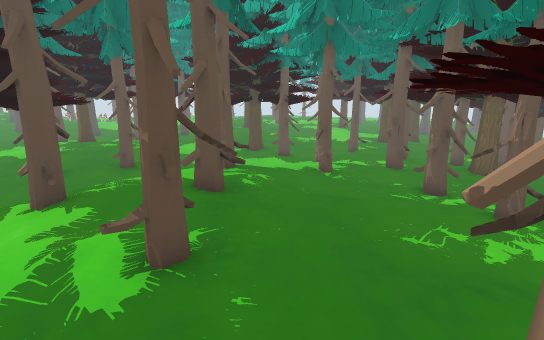
View 1 (above)

24 first-person views from a walk through a scene from a Unity 3-D project. The camera is 1.4 m above the floor, tilts 14° down and sees 80° across. The floor is counted in squares, 0.5 m on a side. Each view is taken from the middle of a square. On the plan, view 1 faces up. The plan holds only what a view shows up to about 20 squares ahead; the rest is blank. The place goes on beyond the plan.

View 2
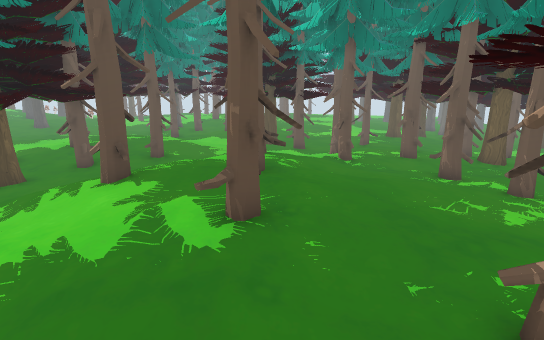

View 3
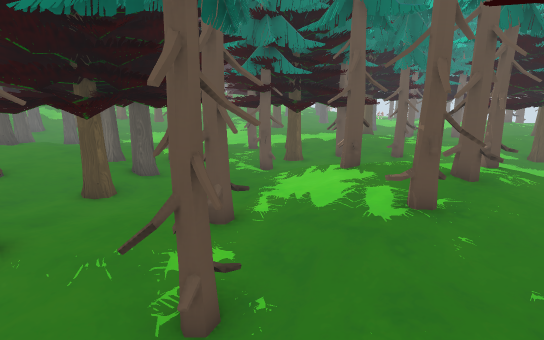

View 4
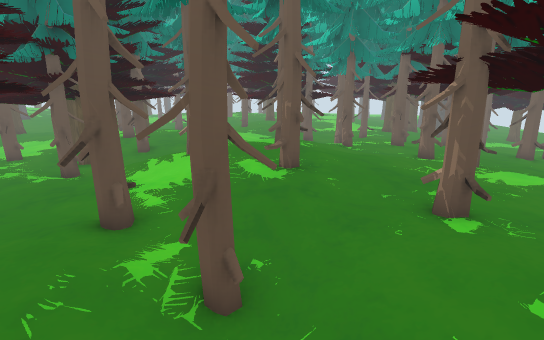

View 5
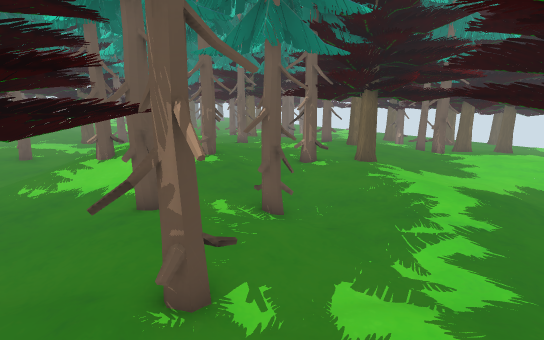

View 6
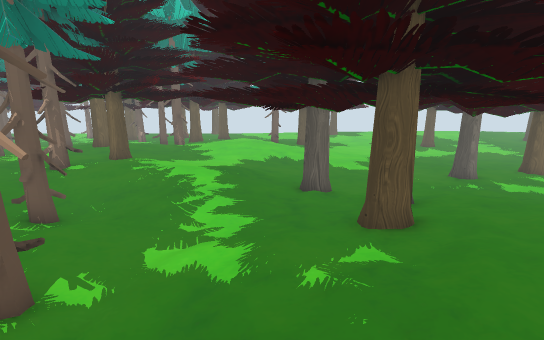

View 7
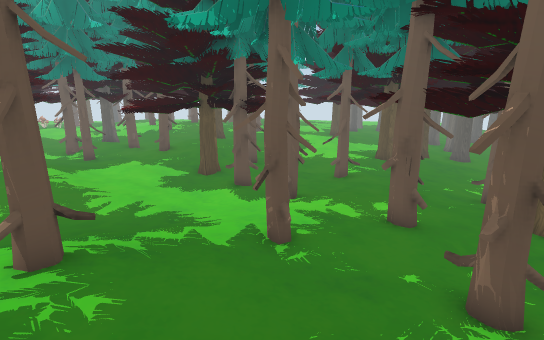

View 8
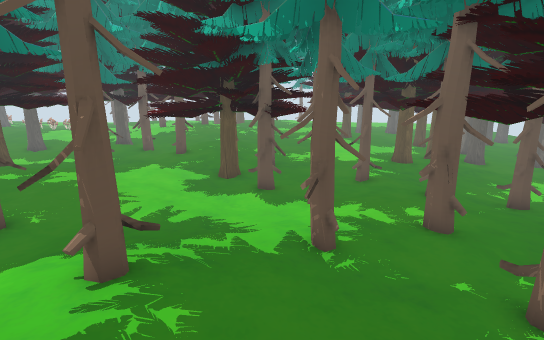

View 9
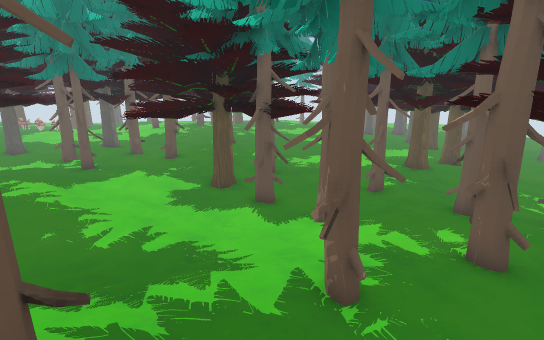

View 10
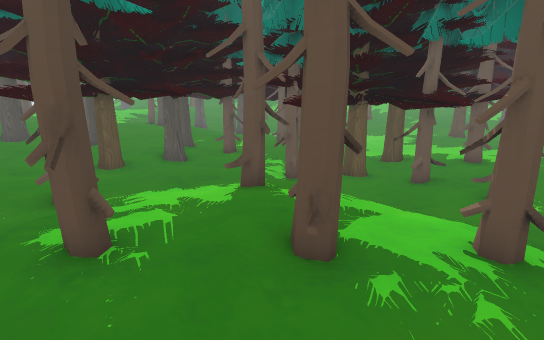

View 11
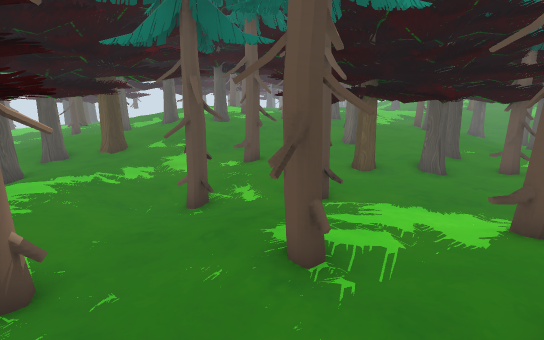

View 12
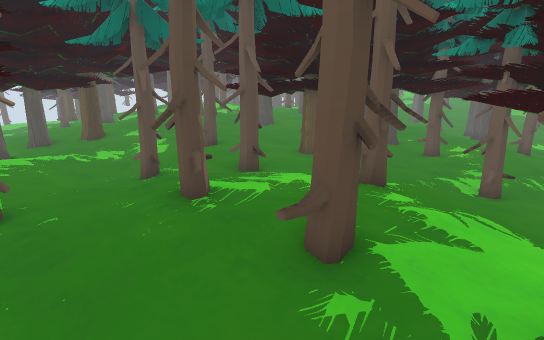

View 13
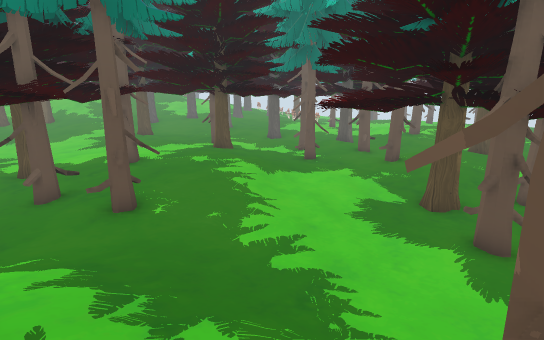

View 14
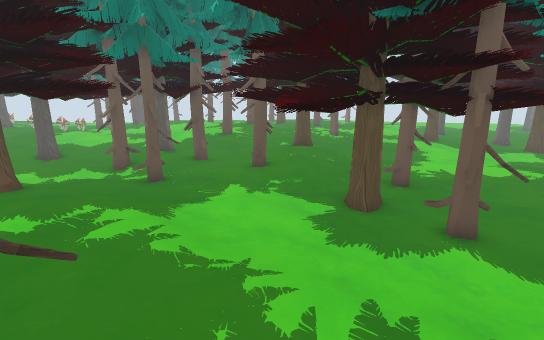

View 15
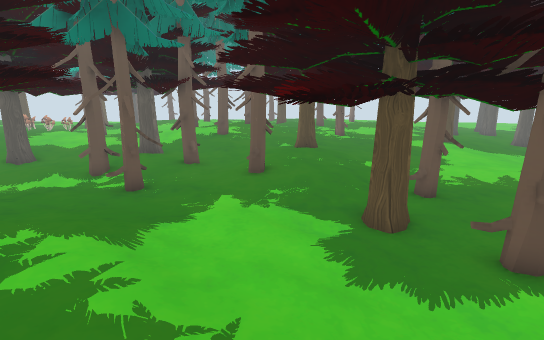

View 16
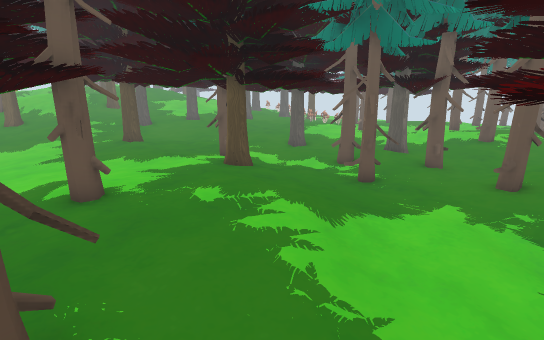

View 17
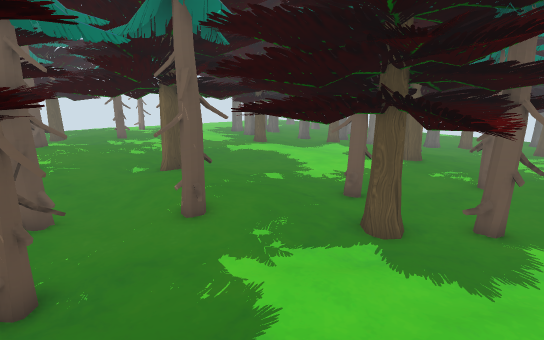

View 18
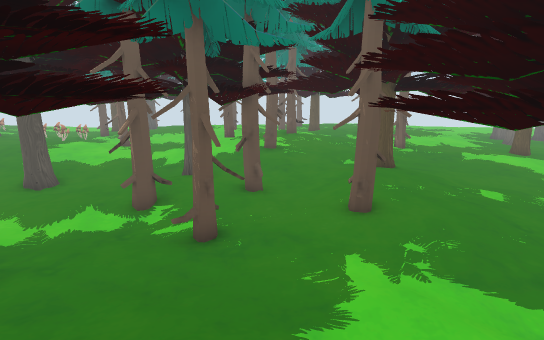

View 19
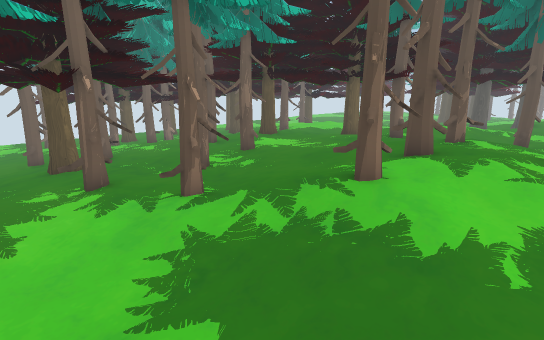

View 20
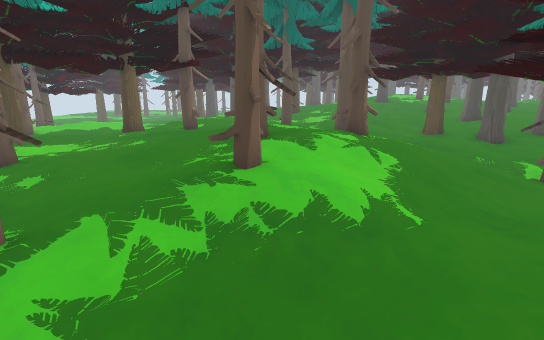

View 21
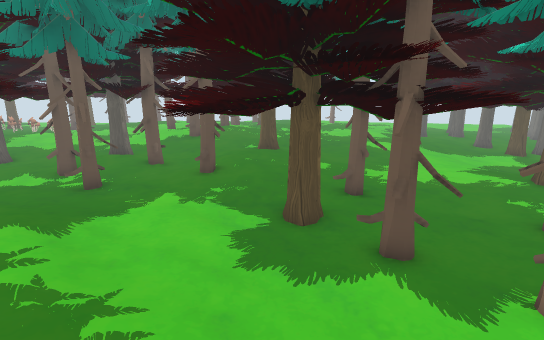

View 22
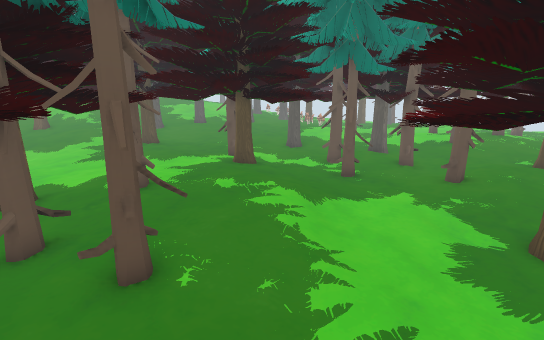

View 23
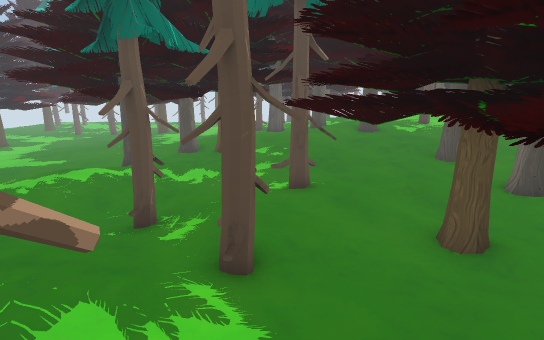

View 24
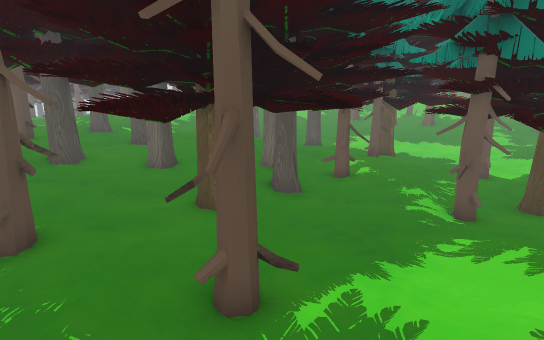

### Floor plan
Key: @ floor where view 1 was taken; . main floor; : floor 0.25 m higher than the main floor; - floor 0.25 m lower than the main floor; + floor 0.5 m higher than the main floor; * floor 0.75 m higher than the main floor; / step, stairs or slope; O other object.
Columns run from 14 left of view 1 to 8 right of it. Each row starts with its distance up from view 1.
 33     OOOO OOO
 32    ..OOOOO.OO    ...
 31 OO OOOOO OOOOOOO.....
 30  -.OOO.O..OOOO....-..
 29 OOOOOOO...OOOOO..---.
 28 OO OOOOO..OOOOO......
 27 OOOO.OO... ::O ..- OOO
 26   -O.....OO  O.... OOO
 25  -OOOOO..OOOOO.O ..OOOO
 24  O.OOOO..OOOOOOOO ..OOO
 23  OOOOO...OOOOOOOO ...OO
 22 OOOOOO . OOOOOOOO.-..OO
 21 OOOOOOO.. OOOOOOO..OO.
 20 OOOOOO :.OOOOOOOOO.OO.
 19 OOOOO :::.OOOOOOO ...O
 18 OOOOO+::::.O..O OO..OOO
 17   OO ::::::.....OO.:.O
 16 OOOOO ::::........: O.O
 15  OOOO ::O::.....:: OOOO
 14  OOOOOOOO::::::::: OOOO
 13  OOOOOOO ::::/:OOO:OOOO
 12 OOOO OO  :://+++O::::OO
 11 OOOOOOOO://+OO++:::OO O
 10 OO  OOOO:/++OO+++::OO O
  9 O OOOOOO//***O++++::O:
  8 OOOOOOO /***OO*++++OO:
  7    OOOO++OO*OO*++++OOO
  6 OOO:: :++OO****++++ OOO
  5 OOOOOO:+++**O**+++ OOOO
  4 OOOOOOO:+++*OO**   OOOO
  3  OOOOOO +++**O+OOO OOOO
  2   OOOOO OO++*++OOOOOOOO
  1   OOOO OOO+++++OOOOOO O
  0    O O O ++OO+@OOOOO  O
 -1      OOOO+OOO:+OOOOOO O
 -2     OOO  ++O::+ OOOOO:O
 -3   OOOOOO ++::++++ OOO
 -4  OO   +O+:::+ OOO+ O
 -5 OOO   ++++::+OOOO+::::
 -6  O +++++++:  OOOO:::::
 -7 O  ***OO++OOOOOOO::...
 -8 O O***OOOOOOOOO  :....
 -9    O** OOOOOOOO O.....
-10    OOOO   OOOO  ......
-11          OOOOOO

Where each view was taken, in squares from view 1:
view 1: 0 up, 0 right, facing up
view 2: 1 down, 1 left, facing up
view 3: 3 down, 1 right, facing up-left
view 4: 5 down, 2 left, facing up
view 5: 7 down, 9 left, facing up-right
view 6: 7 down, 11 left, facing right
view 7: 6 up, 2 right, facing up
view 8: 6 up, 1 right, facing up
view 9: 8 up, 1 right, facing up
view 10: 7 up, 3 right, facing left
view 11: 7 up, 2 right, facing down-left
view 12: 10 up, 2 right, facing down-left
view 13: 11 up, 2 right, facing up-left
view 14: 12 up, 4 left, facing up
view 15: 14 up, 4 left, facing up
view 16: 14 up, 3 left, facing up-left
view 17: 18 up, 9 left, facing up-right
view 18: 17 up, 7 left, facing up
view 19: 17 up, 5 left, facing down-right
view 20: 17 up, 2 left, facing down
view 21: 13 up, 2 left, facing up
view 22: 12 up, 1 left, facing up-left
view 23: 7 up, 6 left, facing down
view 24: 2 up, 1 left, facing left
